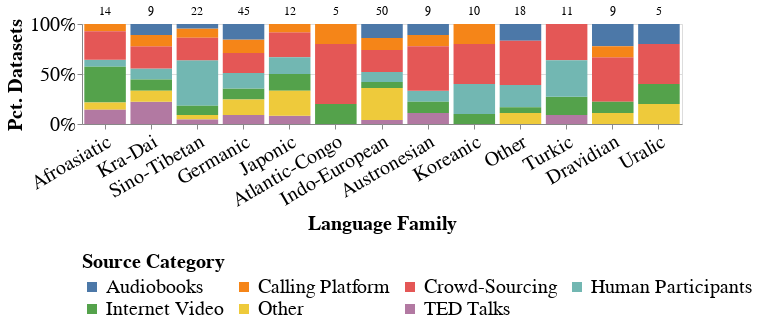

Notebook cell for this chart:
### Code cell
base = alt.Chart(
    df_speechlanguagessources
).mark_bar().encode(
    x=alt.X(
        "Language Families:N",
        title="Language Family",
        sort=languagefamily_order,
        axis=alt.Axis(labelAngle=-30)
    ),
    y=alt.Y(
        "count():Q",
        stack="normalize",
        axis=alt.Axis(format="%"),
        title="Pct. Datasets"
    ),
    color=alt.Color(
        "Source Category:N",
        title="Source Category"
    )
).properties(
    width=600,
    height=100
)

text = alt.Chart(df_speechlanguagessources).mark_text(
    dy=-68,
    align="center",
    baseline="top",
    fontSize=12
).encode(
    x=alt.X(
        "Language Families:N",
        title="Language Family",
        sort=languagefamily_order
    ),
    text="count():Q"
)

chart = (base + text).configure_axis(
    labelFontSize=FONT_SIZE,
    titleFontSize=FONT_SIZE
).configure_legend(
    labelFontSize=FONT_SIZE,
    titleFontSize=FONT_SIZE,
    orient=LEGEND_POSITION,
    columns=4,
    labelLimit=MAX_LABELLIMIT
)

if PLOT_TOFILE:
    chart.save(
        os.path.join(PLOT_DIR, "speech_languagefamilies-sources.png"),
        ppi=PLOT_PPI
    )

chart

### Figure 1 — Vega-Lite specification as saved in the notebook (floating-point values rounded to 4 significant figures; data arrays with more than 128 entries replaced by an {"elided": "..."} marker saying what was removed)
{"config": {"title": {"font": "Times New Roman"}, "axis": {"labelFont": "Times New Roman", "titleFont": "Times New Roman", "labelFontSize": 20, "titleFontSize": 20}, "header": {"labelFont": "Times New Roman", "titleFont": "Times New Roman"}, "legend": {"labelFont": "Times New Roman", "titleFont": "Times New Roman", "columns": 4, "labelFontSize": 20, "labelLimit": 1000, "orient": "bottom", "titleFontSize": 20}, "text": {"font": "Times New Roman"}}, "layer": [{"mark": {"type": "bar"}, "encoding": {"color": {"field": "Source Category", "title": "Source Category", "type": "nominal"}, "x": {"axis": {"labelAngle": -30}, "field": "Language Families", "sort": ["Afroasiatic", "Kra-Dai", "Sino-Tibetan", "Germanic", "Japonic", "Atlantic-Congo", "Indo-European", "Austronesian", "Koreanic", "Other", "Turkic", "Dravidian", "Uralic"], "title": "Language Family", "type": "nominal"}, "y": {"aggregate": "count", "axis": {"format": "%"}, "stack": "normalize", "title": "Pct. Datasets", "type": "quantitative"}}}, {"mark": {"type": "text", "align": "center", "baseline": "top", "dy": -68, "fontSize": 12}, "encoding": {"text": {"aggregate": "count", "type": "quantitative"}, "x": {"field": "Language Families", "sort": ["Afroasiatic", "Kra-Dai", "Sino-Tibetan", "Germanic", "Japonic", "Atlantic-Congo", "Indo-European", "Austronesian", "Koreanic", "Other", "Turkic", "Dravidian", "Uralic"], "title": "Language Family", "type": "nominal"}}}], "data": {"name": "data-88f6c0ab592a45aa7b068bdef0f444ae"}, "height": 100, "width": 600, "$schema": "https://vega.github.io/schema/vega-lite/v5.20.1.json", "datasets": {"data-88f6c0ab592a45aa7b068bdef0f444ae": {"elided": "219 records"}}}
